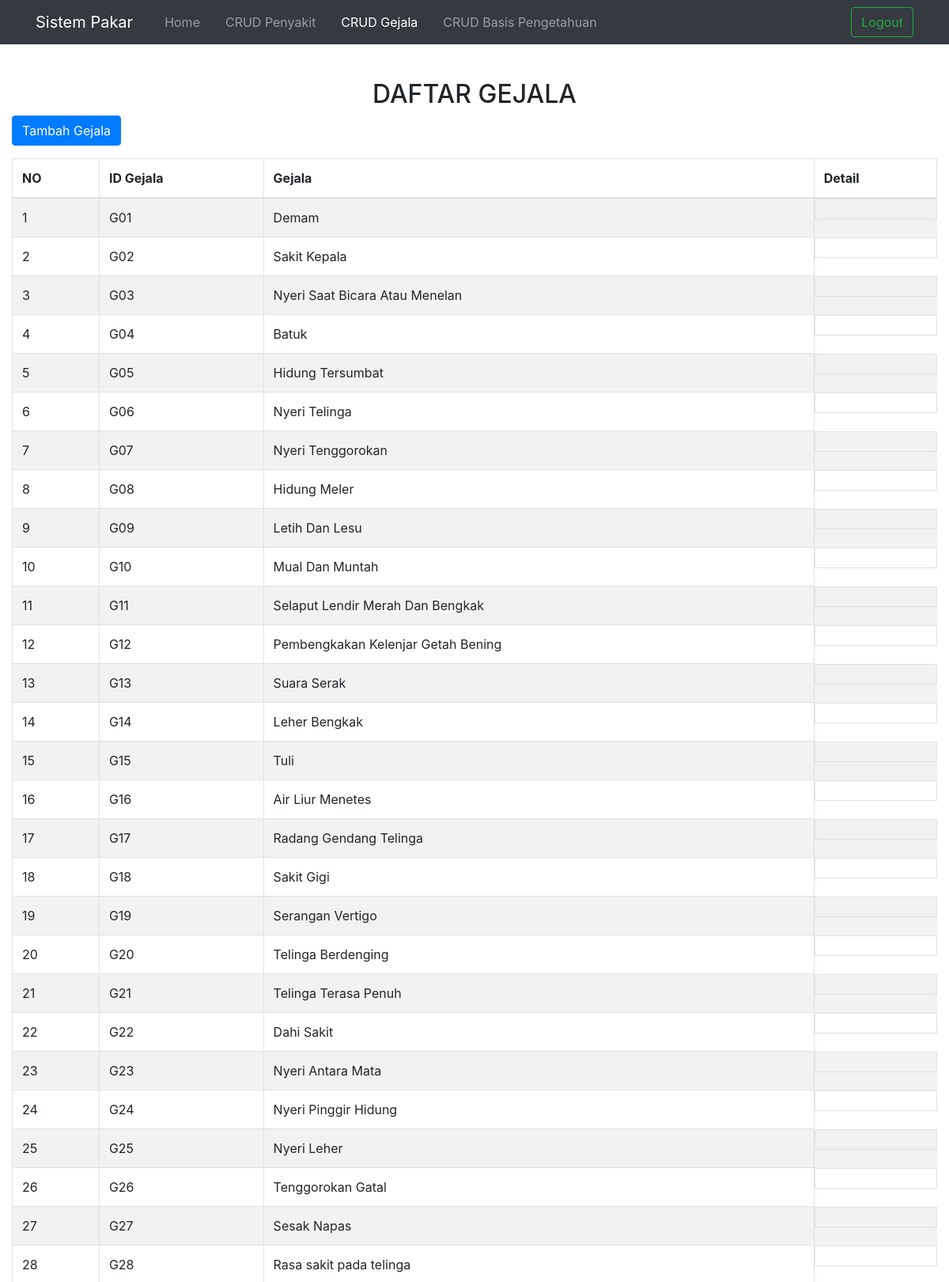
Page /admin/gejala.php (upper part) on the committed database.
### tables this page shows
CREATE TABLE `gejala` (
  `idgejala` varchar(10) NOT NULL,
  `gejala` varchar(1000) NOT NULL,
  `keterangan` text NOT NULL
);

### admin/gejala.php (the view, shortened to what this page needs)
<?php
include('../connection/koneksi.php');
?>
<!DOCTYPE html>
<html lang="en">
<head>
  <link rel="stylesheet" href="https://maxcdn.bootstrapcdn.com/bootstrap/4.5.2/css/bootstrap.min.css">
</head>
<body>
<nav class="navbar navbar-expand-lg navbar-dark bg-dark fixed-top">
    <div class="container">
        <a class="navbar-brand" href="#">Sistem Pakar</a>
        <div class="collapse navbar-collapse" id="navbarNav">
            <ul class="navbar-nav">
                <li class="nav-item ml-3">
                    <a class="nav-link" href="homeadmin.php">Home</a>
                </li>
                <li class="nav-item ml-3">
                    <a class="nav-link" href="penyakit.php">CRUD Penyakit</a>
                </li>
                <li class="nav-item ml-3">
                    <a class="nav-link active" href="gejala.php">CRUD Gejala</a>
                </li>
                <li class="nav-item ml-3">
                    <a class="nav-link" href="basispengetahuan.php">CRUD Basis Pengetahuan</a>
                </li>
            </ul>
            <form class="form-inline ml-auto" role="search">
                <a class="btn btn-outline-success" id="myBtn" href="logout.php">Logout</a>
            </form>
        </div>
    </div>
</nav>
<div class="container-fluid text-center">
  <div class="row content">
    <div class="col-sm-12 text-left">
      <h2 class="text-center">DAFTAR GEJALA</h2>
      <a href="ainputgejala.php" class="btn btn-primary mb-3">
        <ion-icon name="create-sharp"></ion-icon> Tambah Gejala
      </a>
      <div class="table-responsive">
        <table class="table table-bordered table-striped">
          <thead>
            <tr>
              <th>NO</th>
              <th>ID Gejala</th>
              <th>Gejala</th>
              <th>Detail</th>
            </tr>
          </thead>
          <tbody>
          <?php
            $query = "SELECT * FROM gejala";
            $result = mysqli_query($konek_db, $query);
            $id = 0;
            while ($data = mysqli_fetch_array($result)){
              $id++;
              echo "<tr>
                      <td>{$id}</td>
                      <td>{$data[0]}</td>
                      <td>{$data[1]}</td>
                      <td class='table-actions'>
                        <a href=\"aeditgejala.php?id={$data[0]}\"><ion-icon name='create-outline'></ion-icon></a>
                        <a href=\"adeletegejala.php?id={$data[0]}\" onclick='return checkDelete()'><ion-icon name='trash-outline'></ion-icon></a>
                      </td>
                    </tr>";
            }
          ?>
          </tbody>
        </table>
      </div>
    </div>
  </div>
</div>
</body>
</html>

### admin/gejala.php (style rules this page uses)
.container-fluid { margin-top: 100px; }
.table-actions { display: flex; justify-content: space-around; }

### rows in the picture
gejala: idgejala "G01", gejala "Demam"
gejala: idgejala "G02", gejala "Sakit Kepala"
gejala: idgejala "G03", gejala "Nyeri Saat Bicara Atau Menelan"
gejala: idgejala "G04", gejala "Batuk"
gejala: idgejala "G05", gejala "Hidung Tersumbat"
gejala: idgejala "G06", gejala "Nyeri Telinga"
gejala: idgejala "G07", gejala "Nyeri Tenggorokan"
gejala: idgejala "G08", gejala "Hidung Meler"
gejala: idgejala "G09", gejala "Letih Dan Lesu"
gejala: idgejala "G10", gejala "Mual Dan Muntah"
gejala: idgejala "G11", gejala "Selaput Lendir Merah Dan Bengkak"
gejala: idgejala "G12", gejala "Pembengkakan Kelenjar Getah Bening"
gejala: idgejala "G13", gejala "Suara Serak"
gejala: idgejala "G14", gejala "Leher Bengkak"
gejala: idgejala "G15", gejala "Tuli"
gejala: idgejala "G16", gejala "Air Liur Menetes"
gejala: idgejala "G17", gejala "Radang Gendang Telinga"
gejala: idgejala "G18", gejala "Sakit Gigi"
gejala: idgejala "G19", gejala "Serangan Vertigo"
gejala: idgejala "G20", gejala "Telinga Berdenging"
gejala: idgejala "G21", gejala "Telinga Terasa Penuh"
gejala: idgejala "G22", gejala "Dahi Sakit"
gejala: idgejala "G23", gejala "Nyeri Antara Mata"
gejala: idgejala "G24", gejala "Nyeri Pinggir Hidung"
gejala: idgejala "G25", gejala "Nyeri Leher"
gejala: idgejala "G26", gejala "Tenggorokan Gatal"
gejala: idgejala "G27", gejala "Sesak Napas"
gejala: idgejala "G28", gejala "Rasa sakit pada telinga"
